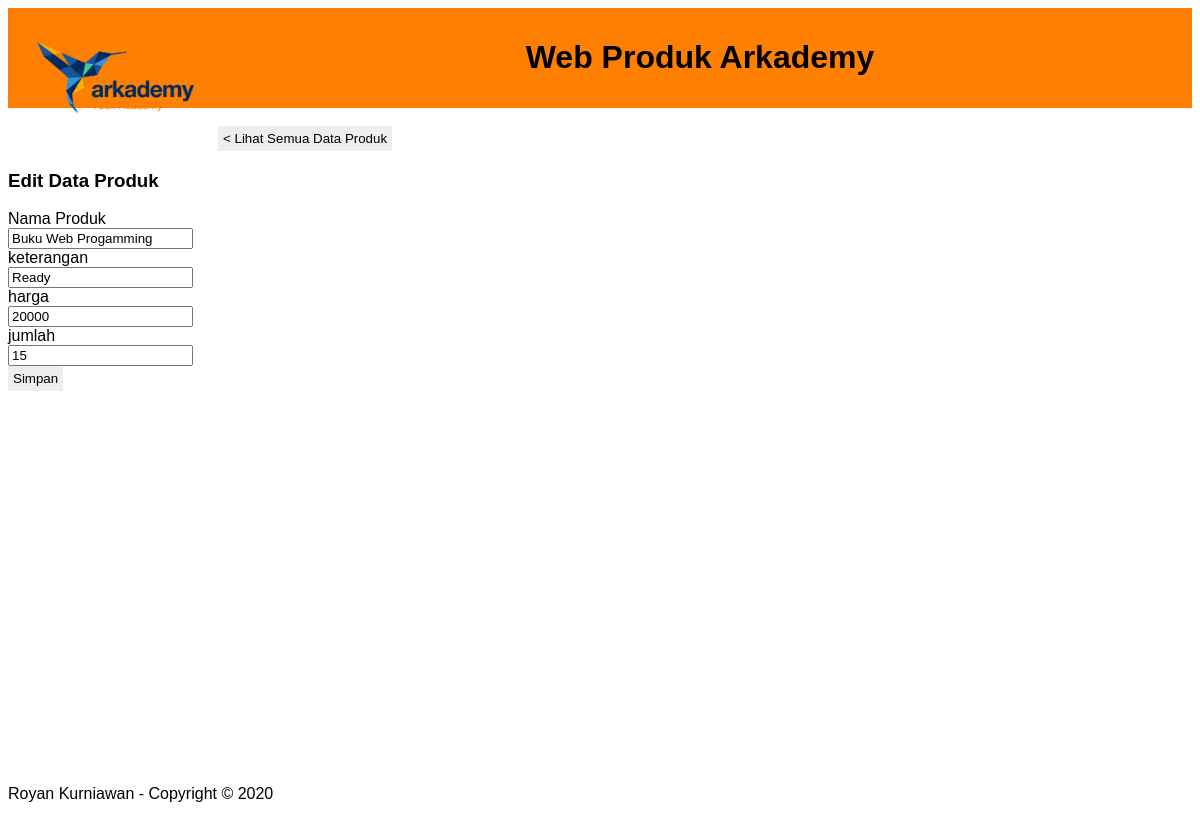
Screenshot of /form_edit.php?id=3 with the database file from the repository.
### tables this page shows
CREATE TABLE `produk` (
  `id` int(10) NOT NULL,
  `nama_produk` varchar(30) NOT NULL,
  `keterangan` varchar(50) NOT NULL,
  `harga` int(10) NOT NULL,
  `jumlah` int(10) NOT NULL
);

### form_edit.php (the view, shortened to what this page needs)
<?php
include "koneksi.php";
?>
<!DOCTYPE html>
<html>
<head>
	<link rel="stylesheet" type="text/css" href="style.css">
	 <link rel="stylesheet" href="//code.jquery.com/ui/1.12.1/themes/base/jquery-ui.css">
  <link rel="stylesheet" href="/resources/demos/style.css">
</head>
<body>
	<div class="judul">
        <a href="index.php">
        <img src="arkademy.png" width="200" align="left" margin-top="10" /></a>
        <h1>Web Produk Arkademy</h1>
    </div>
	<br />
	<div class="container">
	<a href="index.php">
		<button>< Lihat Semua Data Produk</button>
	</a>
	<h3><i class="fa fa-pencil"></i>Edit Data Produk</h3>
	<form class="form-horizontal" action="proses_edit.php" method="post">
		<?php
		$id = $_GET['id'];
		$query = $con->prepare("SELECT * FROM Produk WHERE id = :id");
		$query->bindValue(':id', $id);
		$query->execute();
		$data = $query->fetch();
		?>
		<div class="container">
			<div class="form-group">
				 <label for="nama" class="col-sm-2 control-label">Nama Produk</label>
                <div class="col-sm-4">
					<input type="text" name="nama_produk" class="form-control" value="<?php echo $data['nama_produk'] ?>" required>
				 </div>
            </div>
			 <div class="form-group">
                <label for="keterangan" class="col-sm-2 control-label">keterangan</label>
                <div class="col-sm-4">
				<input type="text" class="form-control" id="keterangan" name="keterangan" placeholder="Masukan keterangan" value="<?php echo $data['keterangan'] ?>" required>
			</div>
            </div>
			 <div class="form-group">
                <label for="harga" class="col-sm-2 control-label">harga</label>
                <div class="col-sm-4">
				<input type="text" class="form-control" id="harga" name="harga" value="<?php echo $data['harga'] ?>" required>
				</div>
            </div>
			<div class="form-group">
                <label for="jumlah" class="col-sm-2 control-label">jumlah</label>
                <div class="col-sm-4">
				<input type="text" name="jumlah" class="form-control" id="jumlah" value="<?php echo $data['jumlah'] ?>" required>
			</div>
            </div>
            <div class="form-group">
                <div class="col-sm-offset-2 col-sm-4">
                <button type="submit" class="btn btn-success"><i class="fa fa-save"></i> Simpan</button>
                </div>
            </div>
	</form>
	</div>
    <footer>
    	<br><br><br><br><br><br><br><br><br><br><br><br><br><br><br><br><br><br><br><br><br>
        <p class="text-center">Royan Kurniawan - Copyright &copy; 2020</p>
    </footer>
</body>
</html>

### style.css (style rules this page uses)
body { font-family: Calibri, 'Trebuchet MS', sans-serif; }
.judul { background: #FF8000; padding: 10px; text-align: center; }
a { text-decoration: none; }
button { background-color: #eeeeee; border: 0px; padding: 5px; }

### rows the page displays
produk: nama_produk "Buku Web Progamming", keterangan "Ready", harga "20000", jumlah "15"
